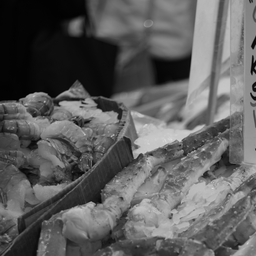
#> input picture DeepSteganalysis/Wheel_code/1.pgm, 256 x 256 px, found by its file name; the run also reads 1 picture not shown here
$ python cover-stego.py
#> lines starting #> are read from the running program, lines starting #| are printed output that depends on the picture
#! /usr/bin/python3
# -*- coding: utf-8 -*-
# @Time    : 2017/12/25 16:09
# @Author  : Shiyu Li
# @Software: PyCharm


# 将对应的cover和stego图像相减

from PIL import Image
import numpy as np

img_c = Image.open('1.pgm')
#> img_c is the input picture: PIL image 256x256 L; min 0, max 220, mean 93.4
img_s = Image.open('11.pgm')

data_c = np.array(img_c.getdata())
data_s = np.array(img_s.getdata())

dis = data_c - data_s
dis = (dis+1)*255


img_dis = dis.reshape([256,256])
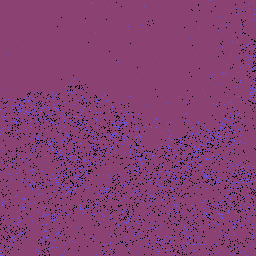
#> img_dis: shape (256, 256) int64; 3 distinct labels, from 0 to 510; one colour per label, 0 black
#> (the run stopped early here; a loop or call above may not have finished)
